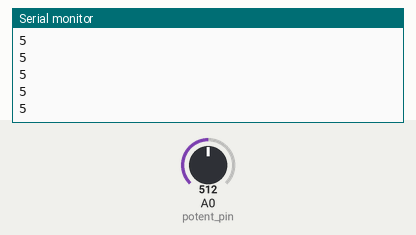
A sketch run on a simulated Arduino Uno, built with avr-gcc and run on an emulated ATmega328P. On the bench: the last lines printed to the serial monitor. The test bench sets the inputs (shaded band); at power-on: A0 (potent_pin) = 512.

Above: at 1.2 s.
1.3 s: A0 (potent_pin) set to 716
At 2.4 s:
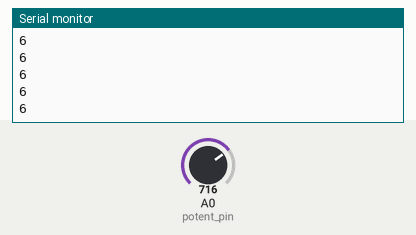
2.8 s: A0 (potent_pin) set to 900
At 3.4 s:
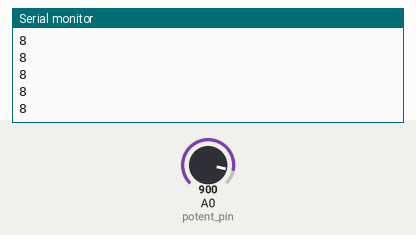
Timing chart, 0 to 5.8 s (numbered marks = the images above; inputs shaded):
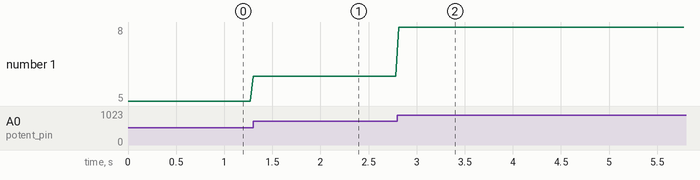

The sketch:

analog_serial.ino
```cpp
#define potent_pin 0   // сюда подключена средняя нога потенциометра
int val;               // переменная для хранения значения с потенциометра

void setup() {
  Serial.begin(9600);

}

void loop() {
  val = analogRead(potent_pin);     // запомнить показания с потенциометра
  val = map(val, 0, 1023, 0, 10);   // перевести в диапазон 0.. 10
  val = constrain(val, 0, 10);      // ограничить диапазон 0.. 10
  Serial.println(val);        // вывести в порт
  delay(30);

}
```

Measured:
- after the input at 1.3 s, the serial monitor: prints a new line at once (image 1)
- after the input at 2.8 s, the serial monitor: prints a new line at once (image 2)
- plotted number 1: 5 → 6 after the input at 1.3 s, 6 → 8 after the input at 2.8 s
